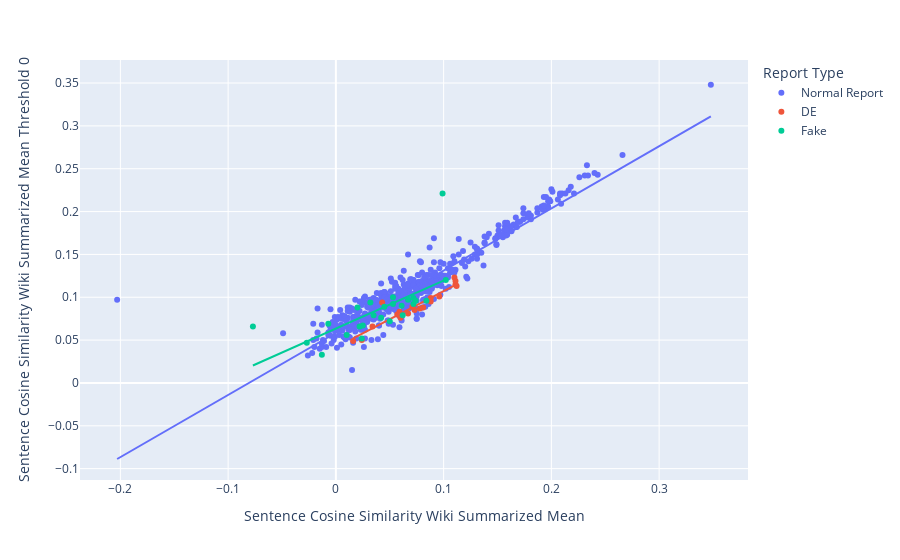

Notebook code for this chart:
### Markdown cell above
### 5.1.3	Sentence-BERT Similarität satzweise vs. Zero-Shot Learning Fulltext

### Code cell
fig = px.scatter(result, x="Sentence Cosine Similarity Wiki Summarized Mean", y="Sentence Cosine Similarity Wiki Summarized Mean Threshold 0", trendline="ols", color = "Report Type")
fig.show()
results = px.get_trendline_results(fig)
print(results)
results.px_fit_results.iloc[0].summary()

### Figure 1 — Plotly figure (JSON) as saved in the notebook; plotly's stock layout.template omitted (floating-point values rounded to 4 significant figures; data arrays with more than 128 entries replaced by an {"elided": "..."} marker saying what was removed)
{"data": [{"hovertemplate": "Report Type=Normal Report<br>Sentence Cosine Similarity Wiki Summarized Mean=%{x}<br>Sentence Cosine Similarity Wiki Summarized Mean Threshold 0=%{y}<extra></extra>", "legendgroup": "Normal Report", "marker": {"color": "#636efa", "symbol": "circle"}, "mode": "markers", "name": "Normal Report", "orientation": "v", "showlegend": true, "type": "scatter", "x": {"elided": "540 float values"}, "xaxis": "x", "y": {"elided": "540 float values"}, "yaxis": "y"}, {"hovertemplate": "<b>OLS trendline</b><br>Sentence Cosine Similarity Wiki Summarized Mean Threshold 0 = 0.725558 * Sentence Cosine Similarity Wiki Summarized Mean + 0.0585362<br>R<sup>2</sup>=0.886245<br><br>Report Type=Normal Report<br>Sentence Cosine Similarity Wiki Summarized Mean=%{x}<br>Sentence Cosine Similarity Wiki Summarized Mean Threshold 0=%{y} <b>(trend)</b><extra></extra>", "legendgroup": "Normal Report", "marker": {"color": "#636efa", "symbol": "circle"}, "mode": "lines", "name": "Normal Report", "showlegend": false, "type": "scatter", "x": {"elided": "540 float values"}, "xaxis": "x", "y": {"elided": "540 float values"}, "yaxis": "y"}, {"hovertemplate": "Report Type=DE<br>Sentence Cosine Similarity Wiki Summarized Mean=%{x}<br>Sentence Cosine Similarity Wiki Summarized Mean Threshold 0=%{y}<extra></extra>", "legendgroup": "DE", "marker": {"color": "#EF553B", "symbol": "circle"}, "mode": "markers", "name": "DE", "orientation": "v", "showlegend": true, "type": "scatter", "x": [0.096, 0.081, 0.024, 0.073, 0.06, 0.111, 0.078, 0.034, 0.067, 0.059, 0.112, 0.088, 0.043, 0.11, 0.057, 0.111, 0.088, 0.016, 0.071, 0.059], "xaxis": "x", "y": [0.101, 0.088, 0.05, 0.085, 0.076, 0.115, 0.087, 0.066, 0.081, 0.083, 0.113, 0.095, 0.094, 0.123, 0.08, 0.119, 0.099, 0.049, 0.089, 0.079], "yaxis": "y"}, {"hovertemplate": "<b>OLS trendline</b><br>Sentence Cosine Similarity Wiki Summarized Mean Threshold 0 = 0.656148 * Sentence Cosine Similarity Wiki Summarized Mean + 0.041423<br>R<sup>2</sup>=0.877110<br><br>Report Type=DE<br>Sentence Cosine Similarity Wiki Summarized Mean=%{x}<br>Sentence Cosine Similarity Wiki Summarized Mean Threshold 0=%{y} <b>(trend)</b><extra></extra>", "legendgroup": "DE", "marker": {"color": "#EF553B", "symbol": "circle"}, "mode": "lines", "name": "DE", "showlegend": false, "type": "scatter", "x": [0.016, 0.024, 0.034, 0.043, 0.057, 0.059, 0.059, 0.06, 0.067, 0.071, 0.073, 0.078, 0.081, 0.088, 0.088, 0.096, 0.11, 0.111, 0.111, 0.112], "xaxis": "x", "y": [0.05192, 0.05717, 0.06373, 0.06964, 0.07882, 0.08014, 0.08014, 0.08079, 0.08538, 0.08801, 0.08932, 0.0926, 0.09457, 0.09916, 0.09916, 0.1044, 0.1136, 0.1143, 0.1143, 0.1149], "yaxis": "y"}, {"hovertemplate": "Report Type=Fake<br>Sentence Cosine Similarity Wiki Summarized Mean=%{x}<br>Sentence Cosine Similarity Wiki Summarized Mean Threshold 0=%{y}<extra></extra>", "legendgroup": "Fake", "marker": {"color": "#00cc96", "symbol": "circle"}, "mode": "markers", "name": "Fake", "orientation": "v", "showlegend": true, "type": "scatter", "x": [0.067, 0.053, 0.074, 0.072, -0.013, 0.102, -0.007, 0.022, 0.072, 0.042, 0.045, -0.077, 0.024, 0.053, 0.01, 0.099, 0.02, 0.032, 0.061, -0.027, 0.025, 0.062, 0.05, 0.084, 0.035], "xaxis": "x", "y": [0.097, 0.1, 0.096, 0.099, 0.033, 0.12, 0.069, 0.066, 0.092, 0.076, 0.089, 0.066, 0.052, 0.092, 0.056, 0.221, 0.088, 0.094, 0.09, 0.047, 0.067, 0.079, 0.072, 0.096, 0.079], "yaxis": "y"}, {"hovertemplate": "<b>OLS trendline</b><br>Sentence Cosine Similarity Wiki Summarized Mean Threshold 0 = 0.55988 * Sentence Cosine Similarity Wiki Summarized Mean + 0.0634927<br>R<sup>2</sup>=0.440220<br><br>Report Type=Fake<br>Sentence Cosine Similarity Wiki Summarized Mean=%{x}<br>Sentence Cosine Similarity Wiki Summarized Mean Threshold 0=%{y} <b>(trend)</b><extra></extra>", "legendgroup": "Fake", "marker": {"color": "#00cc96", "symbol": "circle"}, "mode": "lines", "name": "Fake", "showlegend": false, "type": "scatter", "x": [-0.077, -0.027, -0.013, -0.007, 0.01, 0.02, 0.022, 0.024, 0.025, 0.032, 0.035, 0.042, 0.045, 0.05, 0.053, 0.053, 0.061, 0.062, 0.067, 0.072, 0.072, 0.074, 0.084, 0.099, 0.102], "xaxis": "x", "y": [0.02038, 0.04838, 0.05621, 0.05957, 0.06909, 0.07469, 0.07581, 0.07693, 0.07749, 0.08141, 0.08309, 0.08701, 0.08869, 0.09149, 0.09317, 0.09317, 0.09765, 0.09821, 0.101, 0.1038, 0.1038, 0.1049, 0.1105, 0.1189, 0.1206], "yaxis": "y"}], "layout": {"legend": {"title": {"text": "Report Type"}, "tracegroupgap": 0}, "margin": {"t": 60}, "xaxis": {"anchor": "y", "domain": [0, 1], "title": {"text": "Sentence Cosine Similarity Wiki Summarized Mean"}}, "yaxis": {"anchor": "x", "domain": [0, 1], "title": {"text": "Sentence Cosine Similarity Wiki Summarized Mean Threshold 0"}}}}
